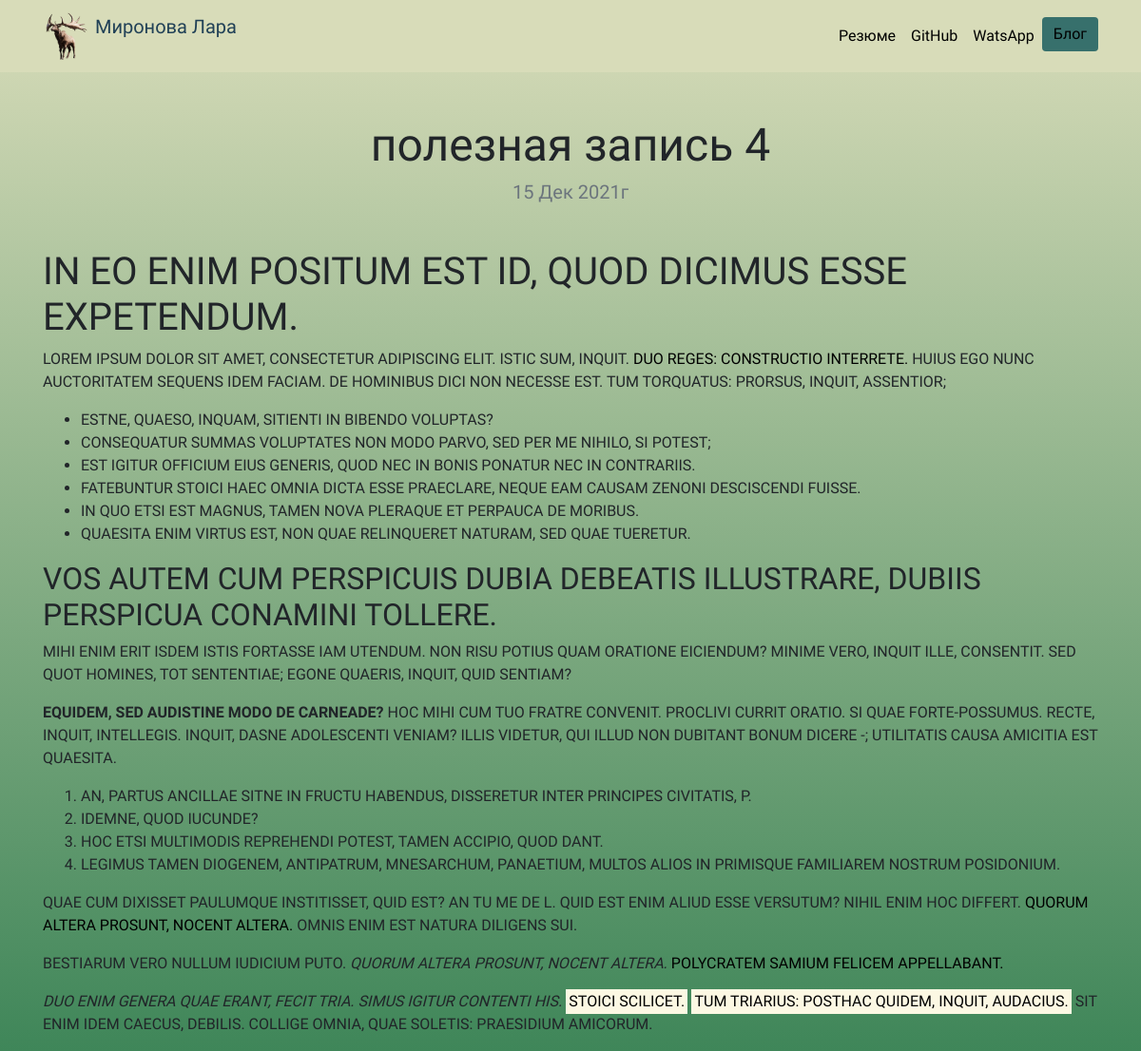
The app's page /blog/4/ with its own data.
### blog/models.py (models this page shows, shortened)
class Blog(models.Model):
    title = models.CharField(max_length=100)
    text=models.TextField(blank=True)
    time_create = models.DateTimeField(auto_now_add=True, verbose_name='Время создания')
    class Meta:
        verbose_name='Блог'
        verbose_name_plural='Блог'

### blog/views.py (the view)
# urls.py: path('<int:blog_id>/', views.detail, name='detail'),
def detail(request, blog_id):
    blog = get_object_or_404(Blog,
                             pk=blog_id)  # ищет объект под нужным номером или 404 передаем имя класса и первичный ключ(по чему ищем)
    return render(request, 'blog/detail.html', {'blog': blog})

### blog/templates/blog/detail.html
{% extends 'portfolio/base.html' %}
{% load static %}
{% block content %}
<h1 class="text-center mt-5" id="blogdetailtitle">{{ blog.title }}</h1>
<h5 class="text-center text-muted mb-5">{{ blog.time_create|date:'d M Yг' }}</h5>
{{ blog.text|safe }}
{% endblock %}

### portfolio/static/portfolio/custom.css (style rules this page uses)
a { color: rgba(0,0,0,1) !important; }
body { font-family: 'Comfortaa', cursive; }
@media (min-width: 992px) { #blogdetailtitle { font-size: 3rem; } }
body { background:-moz-linear-gradient(top, #d8dcb9, #3f8659); background:-webkit-linear-gradient(top, #d8dcb9, #3f8659); background:-o-linear-gradient(top, #d8dcb9, #3f8659); background:-ms-linear-gradient(top, #d8dcb9, #3f8659); }

### records on screen
Blog: title "полезная запись 4", time_create "15 Дек 2021г", text "IN EO ENIM POSITUM EST ID, QUOD DICIMUS ESSE EXPETENDUM. LOREM IPSUM DOLOR SIT AMET, CONSECTETUR ADIPISCING ELIT. ISTIC SUM, INQUIT. DUO REGES: CONSTRUCTIO INTERRETE. HUIUS EGO NUNC AUCTORITATEM SEQUENS IDEM FACIAM. DE HOMINIBUS DICI NON NECESSE EST. TUM TORQUATUS: PRORSUS, INQUIT, ASSENTIOR; ESTNE, QUAESO, INQUAM, SITIENTI IN BIBENDO VOLUPTAS? CONSEQUATUR SUMMAS VOLUPTATES NON MODO PARVO, SED PER ME NIHILO, SI POTEST; EST IGITUR OFFICIUM EIUS GENERIS, QUOD NEC IN BONIS PONATUR NEC IN CONTRARIIS. FATEBUNTUR STOICI HAEC OMNIA DICTA ESSE PRAECLARE, NEQUE EAM CAUSAM ZENONI DESCISCENDI FUISSE. IN QUO ETSI EST MAGNUS, TAMEN NOVA PLERAQUE ET PERPAUCA DE MORIBUS. QUAESITA ENIM VIRTUS EST, NON QUAE…"
